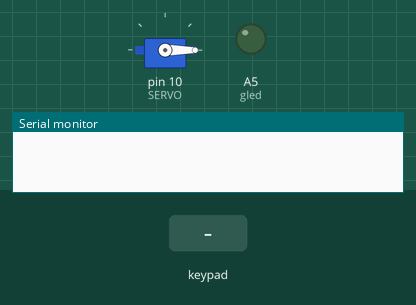
The sketch below on a simulated Arduino Uno, built with avr-gcc and run on an emulated ATmega328P. Parts: servo, output pins drawn as LEDs (lit = HIGH), the last lines printed to the serial monitor. Inputs (shaded band) come from the test bench.

Above: at 1.2 s.
1.3 s: key '1' pressed
2.8 s: keypad keys 2 3 4 5 # pressed 0.4 s apart
6.3 s: key 'A' pressed
At 7.3 s:
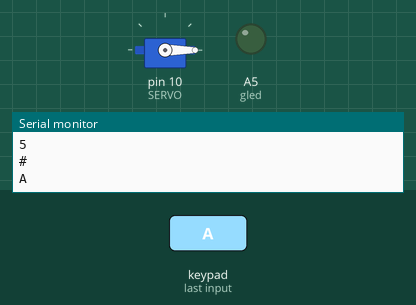
7.8 s: keypad keys 6 7 8 9 # pressed 0.4 s apart
At 10.7 s:
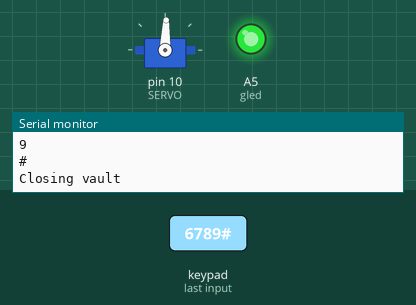
At 12.2 s:
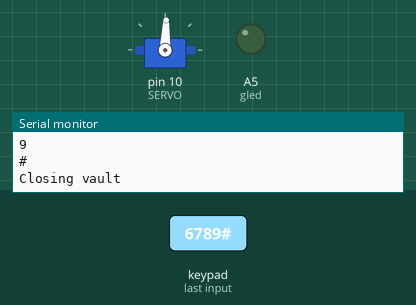
12.8 s: key 'B' pressed
14.3 s: keypad keys 2 3 4 5 * pressed 0.4 s apart
Timing chart, 0 to 17.3 s (numbered marks = the images above; inputs shaded):
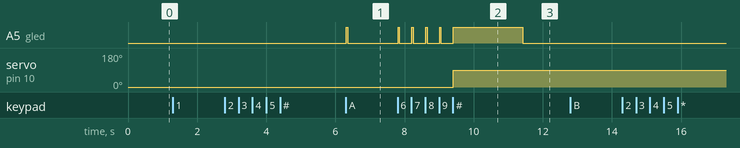

The sketch:

vault.ino
```cpp
#include <Vector.h>
#include <Keypad.h>
#include <Servo.h>

#define SERVO 10
#define gled A5

// Initialize values for PIN pad recognition
const byte dim = 4; // dimensions of pad
char keys[dim][dim] = {
  {'1','2','3','A'},
  {'4','5','6','B'},
  {'7','8','9','C'},
  {'*','0','#','D'}
};

Servo servo;
byte rowPins[dim] = {2,3,4,5};
byte colPins[dim] = {6,7,8,9};
Keypad pad = Keypad(makeKeymap(keys), rowPins, colPins, dim, dim);
bool record;
bool vaultIsOpen;
typedef Vector<char> Elements;
Elements pin;
Elements attempt;
const int ELEMENT_COUNT_MAX = 5;

void setup() {
  servo.attach(SERVO);
  servo.write(0);
  // Initialize algorithm values
  pinMode(gled, OUTPUT);
  record = false;
  vaultIsOpen = true;

  // Initialize vector storage
  char storage_array_1[ELEMENT_COUNT_MAX];
  char storage_array_2[ELEMENT_COUNT_MAX];
  pin.setStorage(storage_array_1);
  attempt.setStorage(storage_array_2);

  // Set debounce allowance times
  pad.setHoldTime(500);
  pad.setDebounceTime(50);
  Serial.begin(9600);
  while (!Serial) {} // Wait for serial to initialize
}

// Loop to grab key press, pass to algorithm
void loop() {
  char key = pad.getKey();
  inputAlgo(key);
}

// Algorithm for key presses
void inputAlgo(char key) {
  if (key == NO_KEY) return;
  Serial.println(key);
  // Check to begin recording
  if (key == '#') {
    // If PIN or attempt was finished, open/close the vault
    if (record) {
      if (vaultIsOpen) {
        digitalWrite(gled, HIGH);
        closeVault();
        delay(2000);
        digitalWrite(gled, LOW);
      }
      else if (compare(pin, attempt)) {
        digitalWrite(gled, HIGH);
        openVault();
        pin.clear();
        delay(2000);
        digitalWrite(gled, LOW);
      }
      else {
        // Blink the LED five times when you enter the PIN wrong
        for (int i=0; i<5; i++) {
          digitalWrite(gled, HIGH);
          delay(100);
          digitalWrite(gled, LOW);
          delay(100);
        }
      }
      attempt.clear();
    }
    record = !record;
    return;
  }

  // Push to PIN/attempt if recording is in progress
  else if (record) {
    digitalWrite(gled, HIGH);
    if (vaultIsOpen)
      pin.push_back(key);
    else
      attempt.push_back(key);
    delay(40);
    digitalWrite(gled, LOW);
  }
}

// Compares two vectors of characters and returns if they are equal or not.
bool compare(Elements v1, Elements v2) {
  // Return false if sizes are different
  if (v1.size() != v2.size()) return false;

  // Return false if vectors contain different characters
  for (int i=0; i<v1.size(); i++) {
    if (v1[i] != v2[i]) return false;
  }
  // If other checks are passed, vectors are equivalent
  return true;
}

// Opens the vault.
void openVault() {
  Serial.println("Opening vault");
  servo.write(-88);
  vaultIsOpen = true;
}

// Closes the vault.
void closeVault() {
  Serial.println("Closing vault");
  servo.write(88);
  vaultIsOpen = false;
}
```

Measured:
- after the input at 6.3 s, A5 (gled): LOW → HIGH at once, → LOW 0.04 s later
- after the input at 7.8 s, A5 (gled): goes 4 × (HIGH 0.04 s, LOW 0.36 s), HIGH 2.0 s, then LOW, starting at once; servo on pin 10 (SERVO): 0° → 88° after 1.6 s
